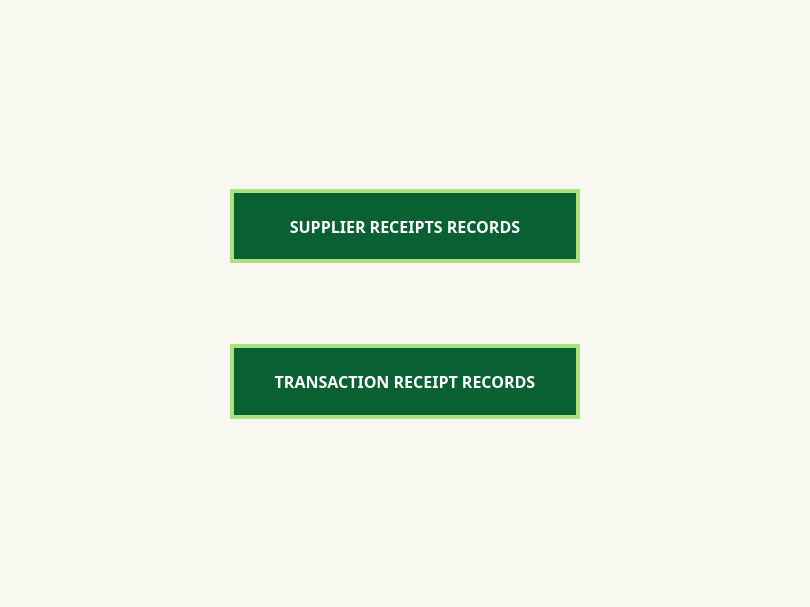
<?xml version="1.0" encoding="UTF-8"?>
<ui version="4.0">
 <class>MainWindow</class>
 <widget class="QMainWindow" name="MainWindow">
  <property name="geometry">
   <rect>
    <x>0</x>
    <y>0</y>
    <width>810</width>
    <height>607</height>
   </rect>
  </property>
  <property name="windowTitle">
   <string>MainWindow</string>
  </property>
  <widget class="QWidget" name="centralwidget">
   <property name="styleSheet">
    <string notr="true">.QPushButton{
	background-color: rgb(9, 96, 51);
	color: rgb(255, 255, 255);
	border:4px solid rgb(171, 226, 125);
}
#centralwidget{
background-color: #F8F8F0
}</string>
   </property>
   <layout class="QHBoxLayout" name="horizontalLayout">
    <item>
     <spacer name="horizontalSpacer">
      <property name="orientation">
       <enum>Qt::Horizontal</enum>
      </property>
      <property name="sizeHint" stdset="0">
       <size>
        <width>40</width>
        <height>20</height>
       </size>
      </property>
     </spacer>
    </item>
    <item>
     <widget class="QWidget" name="widget" native="true">
      <layout class="QVBoxLayout" name="verticalLayout">
       <item>
        <spacer name="verticalSpacer_2">
         <property name="orientation">
          <enum>Qt::Vertical</enum>
         </property>
         <property name="sizeHint" stdset="0">
          <size>
           <width>20</width>
           <height>164</height>
          </size>
         </property>
        </spacer>
       </item>
       <item>
        <widget class="QPushButton" name="SReciepts_btn">
         <property name="sizePolicy">
          <sizepolicy hsizetype="Expanding" vsizetype="MinimumExpanding">
           <horstretch>0</horstretch>
           <verstretch>0</verstretch>
          </sizepolicy>
         </property>
         <property name="maximumSize">
          <size>
           <width>16777215</width>
           <height>74</height>
          </size>
         </property>
         <property name="font">
          <font>
           <family>DM Sans</family>
           <pointsize>12</pointsize>
           <weight>75</weight>
           <bold>true</bold>
          </font>
         </property>
         <property name="text">
          <string>SUPPLIER RECEIPTS RECORDS</string>
         </property>
        </widget>
       </item>
       <item>
        <spacer name="verticalSpacer">
         <property name="orientation">
          <enum>Qt::Vertical</enum>
         </property>
         <property name="sizeType">
          <enum>QSizePolicy::Fixed</enum>
         </property>
         <property name="sizeHint" stdset="0">
          <size>
           <width>20</width>
           <height>75</height>
          </size>
         </property>
        </spacer>
       </item>
       <item>
        <widget class="QPushButton" name="TReceipts_btn">
         <property name="sizePolicy">
          <sizepolicy hsizetype="Expanding" vsizetype="MinimumExpanding">
           <horstretch>0</horstretch>
           <verstretch>0</verstretch>
          </sizepolicy>
         </property>
         <property name="minimumSize">
          <size>
           <width>350</width>
           <height>0</height>
          </size>
         </property>
         <property name="maximumSize">
          <size>
           <width>16777215</width>
           <height>75</height>
          </size>
         </property>
         <property name="font">
          <font>
           <family>DM Sans</family>
           <pointsize>12</pointsize>
           <weight>75</weight>
           <bold>true</bold>
          </font>
         </property>
         <property name="text">
          <string>TRANSACTION RECEIPT RECORDS</string>
         </property>
        </widget>
       </item>
       <item>
        <spacer name="verticalSpacer_3">
         <property name="orientation">
          <enum>Qt::Vertical</enum>
         </property>
         <property name="sizeHint" stdset="0">
          <size>
           <width>20</width>
           <height>164</height>
          </size>
         </property>
        </spacer>
       </item>
      </layout>
     </widget>
    </item>
    <item>
     <spacer name="horizontalSpacer_2">
      <property name="orientation">
       <enum>Qt::Horizontal</enum>
      </property>
      <property name="sizeHint" stdset="0">
       <size>
        <width>40</width>
        <height>20</height>
       </size>
      </property>
     </spacer>
    </item>
   </layout>
  </widget>
 </widget>
 <resources/>
 <connections/>
</ui>
